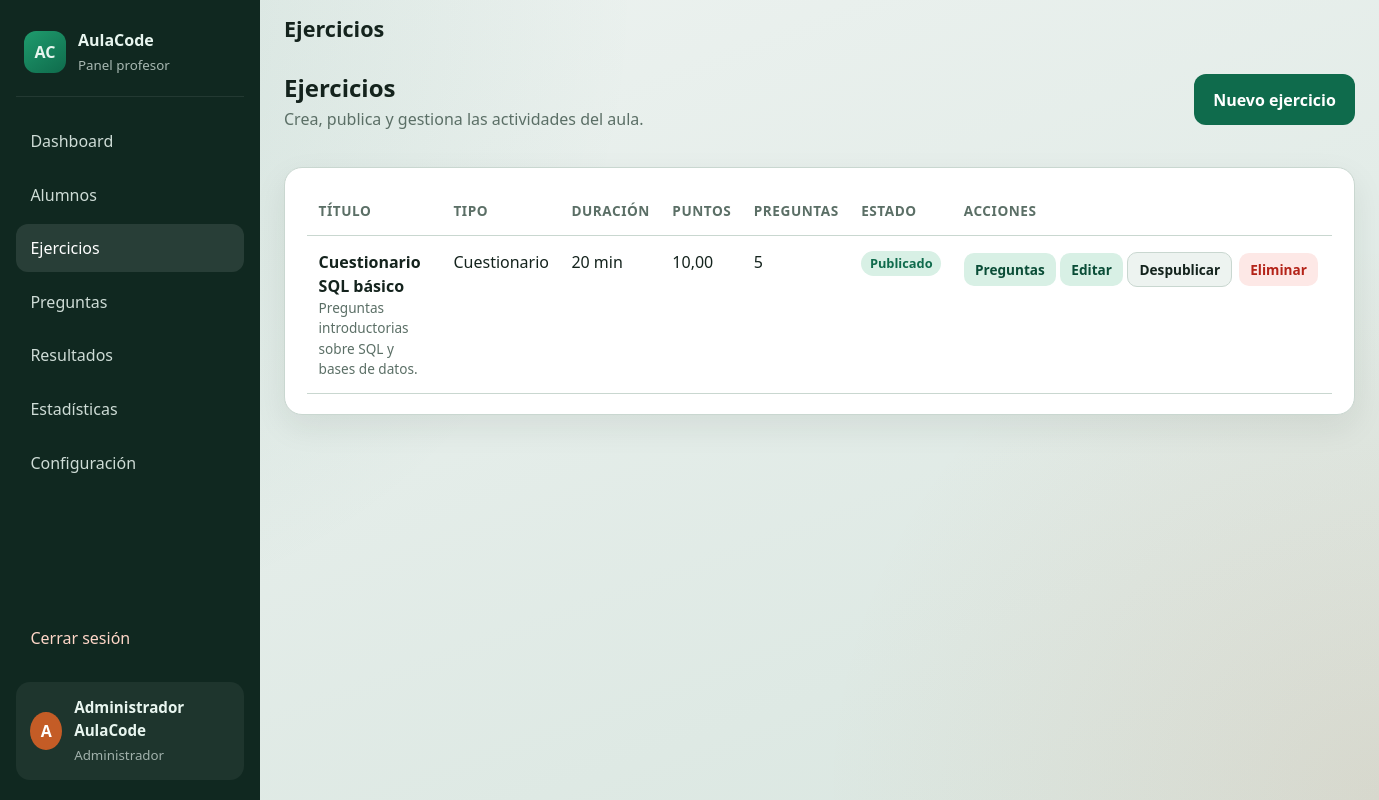
/admin/ejercicios.php (signed in), run on the app's committed database.
### tables this page shows
CREATE TABLE `ejercicios` (
  `id` INT UNSIGNED NOT NULL AUTO_INCREMENT,
  `titulo` VARCHAR(200) NOT NULL,
  `descripcion` TEXT NULL,
  `tipo` ENUM('CUESTIONARIO','SQL','PHP','RESPUESTA_ESCRITA','PROYECTO') NOT NULL DEFAULT 'CUESTIONARIO',
  `duracion_minutos` INT UNSIGNED NOT NULL DEFAULT 30,
  `fecha_inicio` DATETIME NULL DEFAULT NULL,
  `fecha_fin` DATETIME NULL DEFAULT NULL,
  `puntuacion_maxima` DECIMAL(6,2) NOT NULL DEFAULT 10.00,
  `estado` ENUM('BORRADOR','PUBLICADO','CERRADO') NOT NULL DEFAULT 'BORRADOR',
  `creado_por` INT UNSIGNED NOT NULL,
  `creado_en` DATETIME NOT NULL DEFAULT CURRENT_TIMESTAMP,
  `actualizado_en` DATETIME NULL DEFAULT NULL ON UPDATE CURRENT_TIMESTAMP,
  PRIMARY KEY (`id`),
  KEY `idx_ejercicios_estado` (`estado`),
  KEY `idx_ejercicios_tipo` (`tipo`),
  KEY `idx_ejercicios_creado_por` (`creado_por`),
  CONSTRAINT `fk_ejercicios_creado_por`
    FOREIGN KEY (`creado_por`) REFERENCES `usuarios` (`id`)
    ON UPDATE CASCADE ON DELETE RESTRICT
);

### includes/functions.php (called while the page is built, shortened)
<?php
function e(?string $value): string
{
    return htmlspecialchars((string) $value, ENT_QUOTES | ENT_SUBSTITUTE, 'UTF-8');
}
function url(string $path = ''): string
{
    $path = ltrim($path, '/');
    return BASE_PATH . ($path !== '' ? '/' . $path : '');
}
function format_score(?float $value): string
{
    return number_format($value, 2, ',', '.');
}
function label_ejercicio_estado(string $estado): string
{
    return match ($estado) {
        'BORRADOR'  => 'Borrador',
        'PUBLICADO' => 'Publicado',
        'CERRADO'   => 'Cerrado',
        default     => $estado,
    };
}
function label_ejercicio_tipo(string $tipo): string
{
    return match ($tipo) {
        'CUESTIONARIO'      => 'Cuestionario',
        'SQL'               => 'SQL',
        'PHP'               => 'PHP',
        'RESPUESTA_ESCRITA' => 'Respuesta escrita',
        'PROYECTO'          => 'Proyecto',
        default             => $tipo,
    };
}

### config/database.php (called while the page is built, shortened)
<?php
function db(): PDO
{
    $dsn = sprintf(
        'mysql:host=%s;port=%s;dbname=%s;charset=%s',
        DB_HOST,
        DB_PORT,
        DB_NAME,
        DB_CHARSET
    );
    $options = [
        PDO::ATTR_ERRMODE            => PDO::ERRMODE_EXCEPTION,
        PDO::ATTR_DEFAULT_FETCH_MODE => PDO::FETCH_ASSOC,
        PDO::ATTR_EMULATE_PREPARES   => false,
    ];
    $pdo = new PDO($dsn, DB_USER, DB_PASS, $options);
    return $pdo;
}

### admin/ejercicios.php (the view, shortened to what this page needs)
<?php
$ejercicios = db()->query(
    "SELECT e.*,
            (SELECT COUNT(*) FROM preguntas p WHERE p.ejercicio_id = e.id) AS total_preguntas,
            (SELECT COUNT(*) FROM intentos i WHERE i.ejercicio_id = e.id) AS total_intentos
     FROM ejercicios e
     ORDER BY e.creado_en DESC"
)->fetchAll();
require_once __DIR__ . '/../includes/header.php';
?>
<section class="toolbar">
    <div>
        <h2>Ejercicios</h2>
        <p>Crea, publica y gestiona las actividades del aula.</p>
    </div>
    <a class="btn btn-primary" href="<?= e(url('admin/ejercicio_form.php')) ?>">Nuevo ejercicio</a>
</section>
<section class="panel">
    <div class="table-wrap">
        <table class="data-table">
            <thead>
                <tr>
                    <th>Título</th>
                    <th>Tipo</th>
                    <th>Duración</th>
                    <th>Puntos</th>
                    <th>Preguntas</th>
                    <th>Estado</th>
                    <th>Acciones</th>
                </tr>
            </thead>
            <tbody>
            <?php if (!$ejercicios): ?>
                <tr><td colspan="7" class="empty-cell">Todavía no hay ejercicios. Crea el primero.</td></tr>
            <?php else: ?>
                <?php foreach ($ejercicios as $ej): ?>
                <tr>
                    <td>
                        <strong><?= e($ej['titulo']) ?></strong>
                        <?php if ($ej['descripcion']): ?>
                            <div class="muted small"><?= e(mb_strimwidth($ej['descripcion'], 0, 80, '…')) ?></div>
                        <?php endif; ?>
                    </td>
                    <td><?= e(label_ejercicio_tipo($ej['tipo'])) ?></td>
                    <td><?= (int)$ej['duracion_minutos'] ?> min</td>
                    <td><?= e(format_score((float)$ej['puntuacion_maxima'])) ?></td>
                    <td><?= (int)$ej['total_preguntas'] ?></td>
                    <td>
                        <span class="badge badge-<?= e(strtolower($ej['estado'])) ?>">
                            <?= e(label_ejercicio_estado($ej['estado'])) ?>
                        </span>
                    </td>
                    <td class="actions">
                        <a class="btn btn-small" href="<?= e(url('admin/preguntas.php?ejercicio_id=' . (int)$ej['id'])) ?>">Preguntas</a>
                        <a class="btn btn-small" href="<?= e(url('admin/ejercicio_form.php?id=' . (int)$ej['id'])) ?>">Editar</a>
                        <form method="post" action="<?= e(url('admin/ejercicio_accion.php')) ?>" class="inline-form">
                            <button type="submit" class="btn btn-small btn-secondary">
                                <?= $ej['estado'] === 'PUBLICADO' ? 'Despublicar' : 'Publicar' ?>
                            </button>
                        </form>
                        <form method="post" action="<?= e(url('admin/ejercicio_accion.php')) ?>" class="inline-form" onsubmit="return confirm('¿Eliminar este ejercicio y sus preguntas?');">
                            <button type="submit" class="btn btn-small btn-danger">Eliminar</button>
                        </form>
                    </td>
                </tr>
                <?php endforeach; ?>
            <?php endif; ?>
            </tbody>
        </table>
    </div>
</section>
<?php require_once __DIR__ . '/../includes/footer.php'; ?>

### assets/css/style.css (style rules this page uses)
:root { --bg: #eef3f1; --bg-deep: #d9e6e0; --surface: #ffffff; --ink: #14231d; --muted: #5b6f66; --line: #c9d7d0; --brand: #0f6b4c; --brand-dark: #0a4d37; --brand-soft: #d8f0e5; --accent: #c45c26; --accent-soft: #f8e6dc; --danger: #b42318; --danger-soft: #fde8e6; --success: #0f6b4c; --success-soft: #d8f0e5; --warning: #9a6700; --warning-soft: #fff4d6; --shadow: 0 12px 32px rgba(20, 35, 29, 0.08); --radius: 18px; --sidebar-w: 260px; --font-display: "Segoe UI", "Trebuchet MS", sans-serif; --font-body: "Segoe UI", "Candara", sans-serif; }
*, *::before, *::after { box-sizing: border-box; }
html, body { margin: 0; padding: 0; min-height: 100%; }
body { font-family: var(--font-body); color: var(--ink); background: radial-gradient(circle at top left, rgba(15, 107, 76, 0.12), transparent 40%), radial-gradient(circle at bottom right, rgba(196, 92, 38, 0.10), transparent 35%), linear-gradient(160deg, var(--bg), var(--bg-deep)); line-height: 1.5; }
a { color: var(--brand); text-decoration: none; }
h1, h2, h3, h4 { font-family: var(--font-display); margin: 0 0 0.5rem; line-height: 1.2; }
p { margin: 0 0 1rem; color: var(--muted); }
.stat-card, .panel { background: var(--surface); border: 1px solid var(--line); border-radius: var(--radius); box-shadow: var(--shadow); }
.panel { padding: 1.25rem 1.4rem; }
.btn { display: inline-flex; align-items: center; justify-content: center; gap: 0.4rem; border: 0; border-radius: 12px; padding: 0.85rem 1.2rem; font: inherit; font-weight: 600; cursor: pointer; transition: transform 0.12s ease, background 0.12s ease; }
.btn-primary { background: var(--brand); color: #fff; }
.toolbar { display: flex; justify-content: space-between; align-items: flex-start; gap: 1rem; margin: 0.75rem 0 1.25rem; flex-wrap: wrap; }
.toolbar h2 { margin-bottom: 0.25rem; }
.table-wrap { overflow-x: auto; }
.data-table { width: 100%; border-collapse: collapse; min-width: 720px; }
.data-table th, .data-table td { text-align: left; padding: 0.85rem 0.7rem; border-bottom: 1px solid var(--line); vertical-align: top; }
.data-table th { font-size: 0.85rem; text-transform: uppercase; letter-spacing: 0.04em; color: var(--muted); }
.data-table .actions { white-space: nowrap; }
.inline-form { display: inline-block; margin: 0.15rem 0.15rem 0.15rem 0; }
.btn-small { padding: 0.4rem 0.7rem; font-size: 0.85rem; border-radius: 10px; background: var(--brand-soft); color: var(--brand-dark); }
.btn-secondary { background: #edf3f0; color: var(--ink); border: 1px solid var(--line); }
.btn-danger { background: var(--danger-soft); color: var(--danger); }
.badge { display: inline-block; padding: 0.2rem 0.55rem; border-radius: 999px; background: #edf3f0; font-size: 0.8rem; font-weight: 600; }
.badge-success, .badge-publicado { background: var(--success-soft); color: var(--success); }
.muted { color: var(--muted); }
.small { font-size: 0.85rem; }

### data on the page
ejercicios: titulo "Cuestionario SQL básico", descripcion "Preguntas introductorias sobre SQL y bases de datos.", tipo "Cuestionario", duracion_minutos "20", puntuacion_maxima "10,00", total_preguntas "5", estado "Publicado", shows "Despublicar"

### other printed values
APP_NAME "AulaCode"
mb_substr($fullName, 0, 1) "A"
$fullName "Administrador AulaCode"
$pageTitle "Ejercicios"
